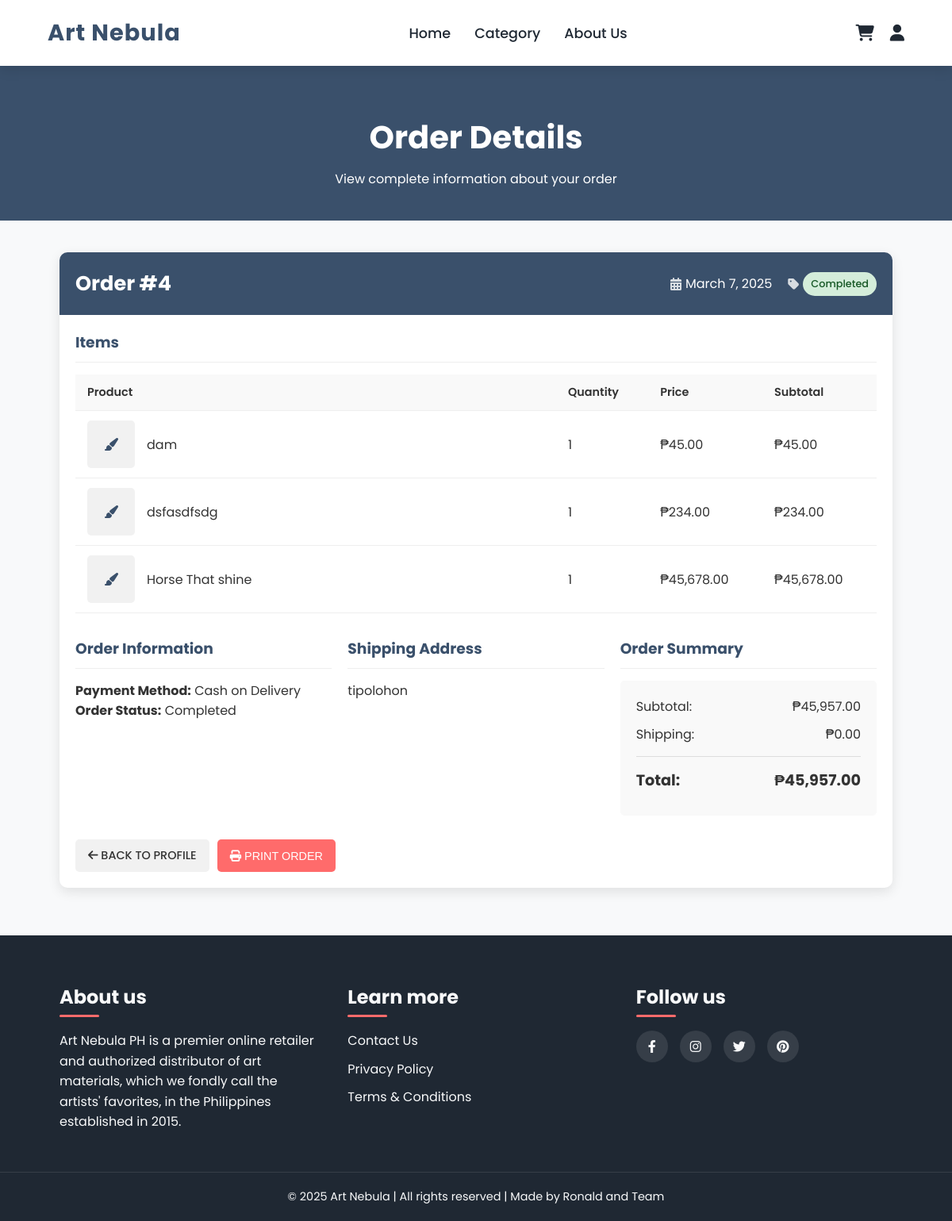
/order-details.php?id=4 (signed in), run on the app's committed database.
### tables this page shows
CREATE TABLE `orders` (
  `id` int(11) NOT NULL,
  `user_id` int(11) NOT NULL,
  `total_amount` decimal(10,2) NOT NULL,
  `shipping_address` varchar(255) NOT NULL,
  `city` varchar(100) NOT NULL,
  `postal_code` varchar(20) NOT NULL,
  `phone` varchar(20) NOT NULL,
  `payment_method` varchar(50) NOT NULL,
  `order_status` varchar(50) DEFAULT 'Pending',
  `created_at` timestamp NOT NULL DEFAULT current_timestamp(),
  `updated_at` int(255) NOT NULL
);

CREATE TABLE `order_items` (
  `id` int(11) NOT NULL,
  `order_id` int(11) NOT NULL,
  `product_id` int(11) NOT NULL,
  `product_name` varchar(255) NOT NULL,
  `price` decimal(10,2) NOT NULL,
  `quantity` int(11) NOT NULL,
  `subtotal` decimal(10,2) NOT NULL
);

### order-details.php (the view, shortened to what this page needs)
<?php
$order_id = $_GET['id'];
$user_id = $_SESSION['user_id'];
$conn = connection();
function getOrderDetails($conn, $order_id, $user_id) {
    $sql = "SELECT
                id AS order_id,
                user_id,
                total_amount,
                order_status,
                shipping_address,
                payment_method,
                created_at AS order_date
            FROM orders
            WHERE id = ? AND user_id = ?";
    $stmt = $conn->prepare($sql);
    $stmt->bind_param("ii", $order_id, $user_id);
    $stmt->execute();
    $result = $stmt->get_result();
    $order = $result->fetch_assoc();
    $sql = "SELECT
                product_name,
                quantity,
                price,
                subtotal
            FROM order_items
            WHERE order_id = ?";
    $stmt = $conn->prepare($sql);
    $stmt->bind_param("i", $order_id);
    $stmt->execute();
    $result = $stmt->get_result();
    $order['items'] = [];
    while ($item = $result->fetch_assoc()) {
        $order['items'][] = $item;
    }
    return $order;
}
$order = getOrderDetails($conn, $order_id, $user_id);
function getStatusClass($status) {
    switch (strtolower($status)) {
        case 'completed':
            return 'success';
    }
}
?>
<!DOCTYPE html>
<html lang="en">
<head>
    <link rel="stylesheet" href="https://cdnjs.cloudflare.com/ajax/libs/font-awesome/6.4.0/css/all.min.css">
</head>
<body>
    <div class="nav">
        <div class="nav-menu">
            <div class="nav-brand">
                <a href="index_customers.php">Art Nebula</a>
            </div>
            <div class="collapse">
                <ul class="nav-items">
                    <li class="nav-link">
                        <a href="index_customers.php">Home</a>
                    </li>
                    <li class="nav-link">
                        <a href="category.php">Category</a>
                    </li>
                    <li class="nav-link">
                        <a href="about">About Us</a>
                    </li>
                </ul>
            </div>
            <div class="icons-items">
                <a href="cart.php" title="Shopping Cart"><i class="fa-solid fa-cart-shopping"></i></a>
                <a href="profile.php" title="User Account"><i class="fa-solid fa-user"></i></a>
            </div>
        </div>
    </div>
    <div class="page-title">
        <div class="container">
            <h1>Order Details</h1>
            <p>View complete information about your order</p>
        </div>
    </div>
    <main class="container">
        <div class="order-container">
            <div class="order-header">
                <h2>Order #<?= htmlspecialchars($order['order_id']) ?></h2>
                <div class="order-meta">
                    <div class="order-meta-item">
                        <i class="fas fa-calendar-alt"></i>
                        <span><?= htmlspecialchars(date('F j, Y', strtotime($order['order_date']))) ?></span>
                    </div>
                    <div class="order-meta-item">
                        <i class="fas fa-tag"></i>
                        <span class="badge badge-<?= getStatusClass($order['order_status']) ?>">
                            <?= htmlspecialchars($order['order_status']) ?>
                        </span>
                    </div>
                </div>
            </div>
            <div class="order-content">
                <div class="order-section">
                    <h3>Items</h3>
                    <div class="responsive-table">
                        <table class="table">
                            <thead>
                                <tr>
                                    <th style="width: 60%;">Product</th>
                                    <th>Quantity</th>
                                    <th>Price</th>
                                    <th>Subtotal</th>
                                </tr>
                            </thead>
                            <tbody>
                                <?php foreach ($order['items'] as $item): ?>
                                <tr>
                                    <td data-label="Product">
                                        <div style="display: flex; align-items: center; gap: 15px;">
                                            <div class="item-image">
                                                <i class="fas fa-paint-brush" style="display: flex; width: 100%; height: 100%; justify-content: center; align-items: center; color: var(--primary-color);"></i>
                                            </div>
                                            <div>
                                                <?= htmlspecialchars($item['product_name']) ?>
                                            </div>
                                        </div>
                                    </td>
                                    <td data-label="Quantity"><?= htmlspecialchars($item['quantity']) ?></td>
                                    <td data-label="Price">₱<?= number_format($item['price'], 2) ?></td>
                                    <td data-label="Subtotal">₱<?= number_format($item['subtotal'], 2) ?></td>
                                </tr>
                                <?php endforeach; ?>
                            </tbody>
                        </table>
                    </div>
                </div>
                <div class="order-section">
                    <div class="order-grid">
                        <div>
                            <h3>Order Information</h3>
                            <p><strong>Payment Method:</strong> <?= htmlspecialchars($order['payment_method'] ?? 'Not specified') ?></p>
                            <p><strong>Order Status:</strong> <?= htmlspecialchars($order['order_status']) ?></p>
                        </div>
                        <div>
                            <h3>Shipping Address</h3>
                            <p><?= nl2br(htmlspecialchars($order['shipping_address'] ?? 'Not specified')) ?></p>
                        </div>
                        <div>
                            <h3>Order Summary</h3>
                            <div class="order-summary">
                                <?php
                                $subtotal = 0;
                                foreach ($order['items'] as $item) {
                                    $subtotal += $item['subtotal'];
                                }
                                $shipping = 0;
                                ?>
                                <div class="summary-item">
                                    <span>Subtotal:</span>
                                    <span>₱<?= number_format($subtotal, 2) ?></span>
                                </div>
                                <div class="summary-item">
                                    <span>Shipping:</span>
                                    <span>₱<?= number_format($shipping, 2) ?></span>
                                </div>
                                <div class="summary-item total">
                                    <span>Total:</span>
                                    <span>₱<?= number_format($order['total_amount'], 2) ?></span>
                                </div>
                            </div>
                        </div>
                    </div>
                </div>
                <div class="button-group">
                    <a href="profile.php" class="btn btn-secondary">
                        <i class="fas fa-arrow-left"></i> Back to Profile
                    </a>
                    <button onclick="window.print()" class="btn">
                        <i class="fas fa-print"></i> Print Order
                    </button>
                </div>
            </div>
        </div>
    </main>
    <footer class="footer">
        <div class="container footer-container">
            <div class="about-us">
                <h2>About us</h2>
                <p>Art Nebula PH is a premier online retailer and authorized distributor of art materials, which we fondly call the artists' favorites, in the Philippines established in 2015.</p>
            </div>
            <div class="learn-more">
                <h2>Learn more</h2>
                <p><a href="contact.php">Contact Us</a></p>
                <p><a href="privacy.php">Privacy Policy</a></p>
                <p><a href="terms.php">Terms & Conditions</a></p>
            </div>
            <div class="follow">
                <h2>Follow us</h2>
                <div class="social-icons">
                    <a href="#"><i class="fab fa-facebook-f"></i></a>
                    <a href="#"><i class="fab fa-instagram"></i></a>
                    <a href="#"><i class="fab fa-twitter"></i></a>
                    <a href="#"><i class="fab fa-pinterest"></i></a>
                </div>
            </div>
        </div>
        <div class="rights">
            <h4>&copy; 2025 Art Nebula | All rights reserved | Made by Ronald and Team</h4>
        </div>
    </footer>
</body>
</html>

### data on the page
orders: id "4", created_at "March 7, 2025", order_status "Completed", payment_method "Cash on Delivery", shipping_address "tipolohon", total_amount "45,957.00"
order_items: product_name "dam", quantity "1", price "45.00", subtotal "45.00"
order_items: product_name "dsfasdfsdg", quantity "1", price "234.00", subtotal "234.00"
order_items: product_name "Horse That shine", quantity "1", price "45,678.00", subtotal "45,678.00"

### other printed values
$subtotal "45,957.00"
$shipping "0.00"
